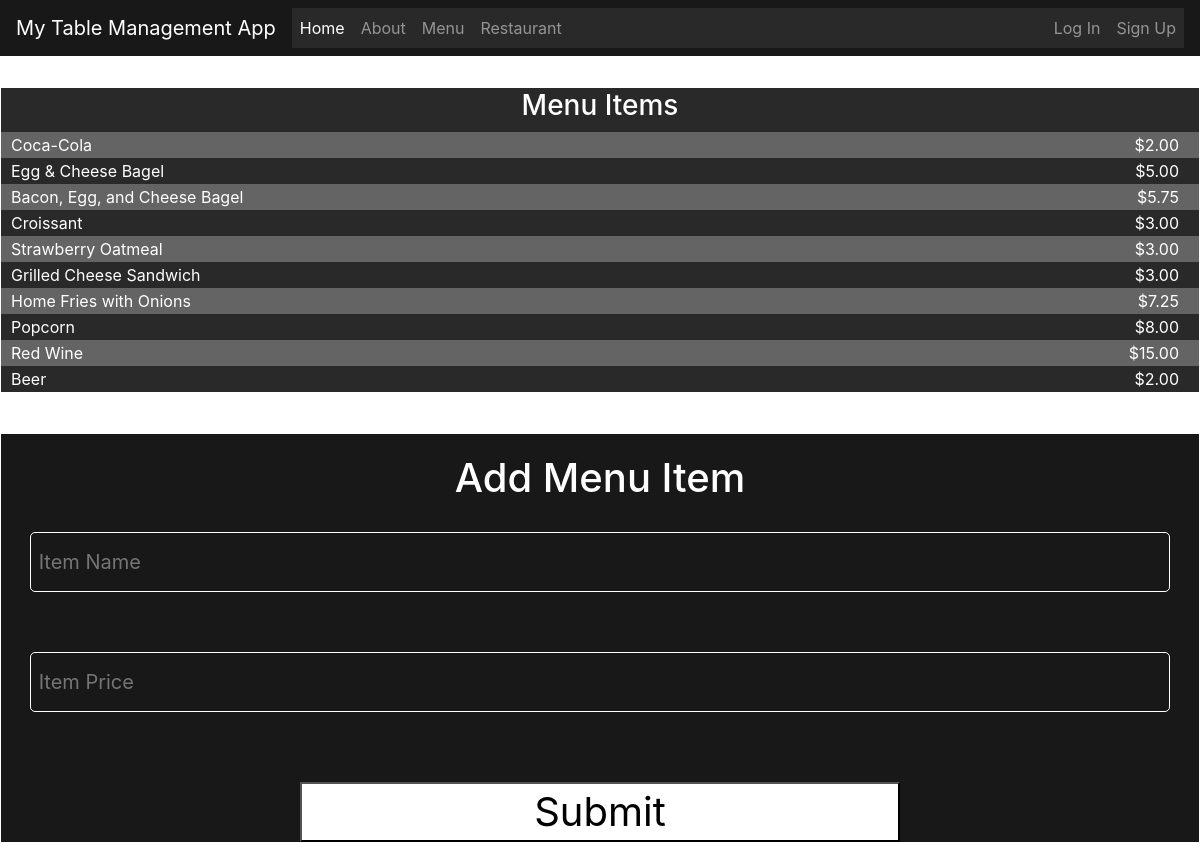
The app's page /menu/, older data.
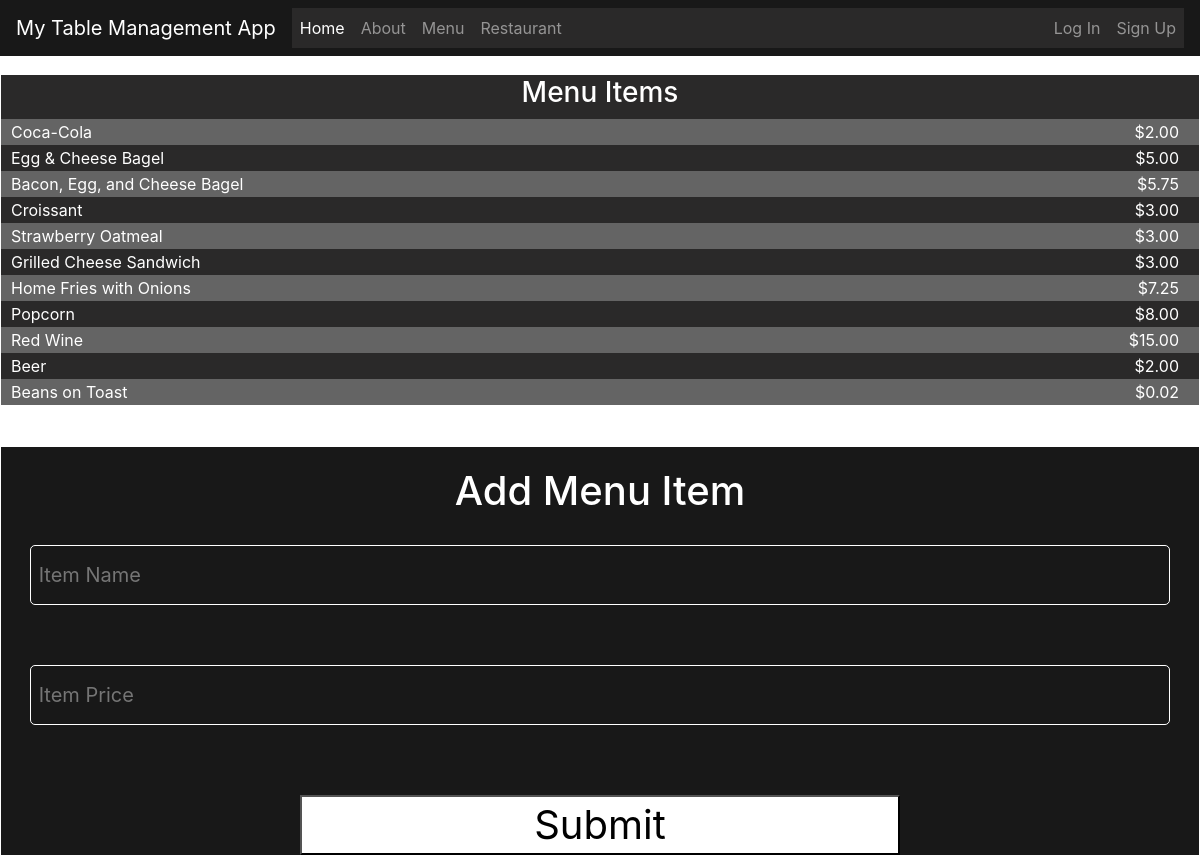
The same page, newer data.
### TMS/models.py (models this page shows)
class Item(models.Model):
    itemID = models.AutoField(primary_key=True)
    itemName = models.CharField(max_length=30)
    price = models.DecimalField(max_digits=5, decimal_places=2, validators=[MinValueValidator(Decimal('0.01'))])
    order = models.ManyToManyField(Order, through='OrderItem')

### TMS/views.py (the view, shortened to what this page needs)
# urls.py: path("menu/", views.menu_view, name="menu"),
def menu_view(request):
    form = AddMenuItem()
    item  = Item.objects.all()
    return render(request, "menu.html", {'item': item, 'form': form})

### TMS/forms.py
class AddMenuItem(forms.ModelForm):
     def __init__(self, *args, **kwargs):
          super().__init__(*args, **kwargs)
          self.fields['itemName'].widget.attrs.update({
               'placeholder': ' Item Name',
               'class': 'form-input',
               'style': 'background-color: transparent; border: 1px white solid; border-radius: 5px; font-size: 20px; color: white'
          })
          self.fields['price'].widget.attrs.update({
               'placeholder': ' Item Price',
               'class': 'form-input',
               'style': 'background-color: transparent; border: 1px white solid; border-radius: 5px; font-size: 20px; color: white'
          })
     class Meta:
           model = Item
           fields = ['itemName', 'price']

### TMS/templates/menu.html (shortened to what this page needs)
{% extends "base.html" %}
{% load static %}
{% block styles %}
<link rel="stylesheet" href="{% static 'css/menu.css' %}">
{% endblock styles %}
{% block content %}
<div class="wrapper-menu wrapper-alt menu-display">
    <table>
        <th colspan="2"><h3>Menu Items</h3></th>
        {% for item in item %}
        <tr>
            <td class="left-column">{{item.itemName}}</td>
            <td class="right-column">${{item.price}}</td>
        </tr>
        {% endfor %}
    </table>
</div>
<div class="wrapper-menu wrapper-alt">
    <form method="POST" action="{% url 'menu' %}">
        <h1>Add Menu Item</h1>
        <div class="input-field">
            {{form.itemName}}
        </div>
        <div class="input-field">
            {{form.price}}
        </div>
        <div>
            <button style="width:600px; height: 60px; font-size: 40px;">Submit</button>
        </div>
    </form>
</div>
{% endblock %}

Row changes from the older to the newer data that the page shows:
added Item: itemName "Beans on Toast", price "0.02"
